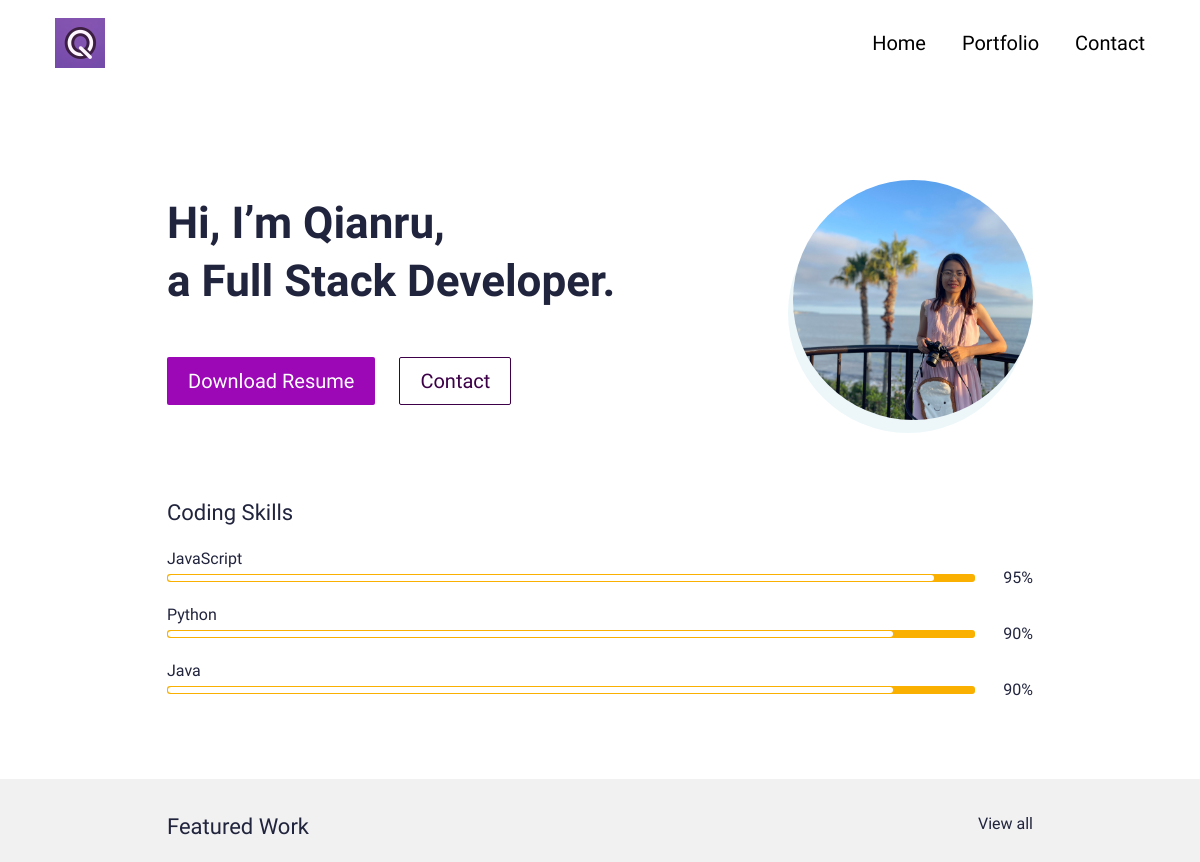
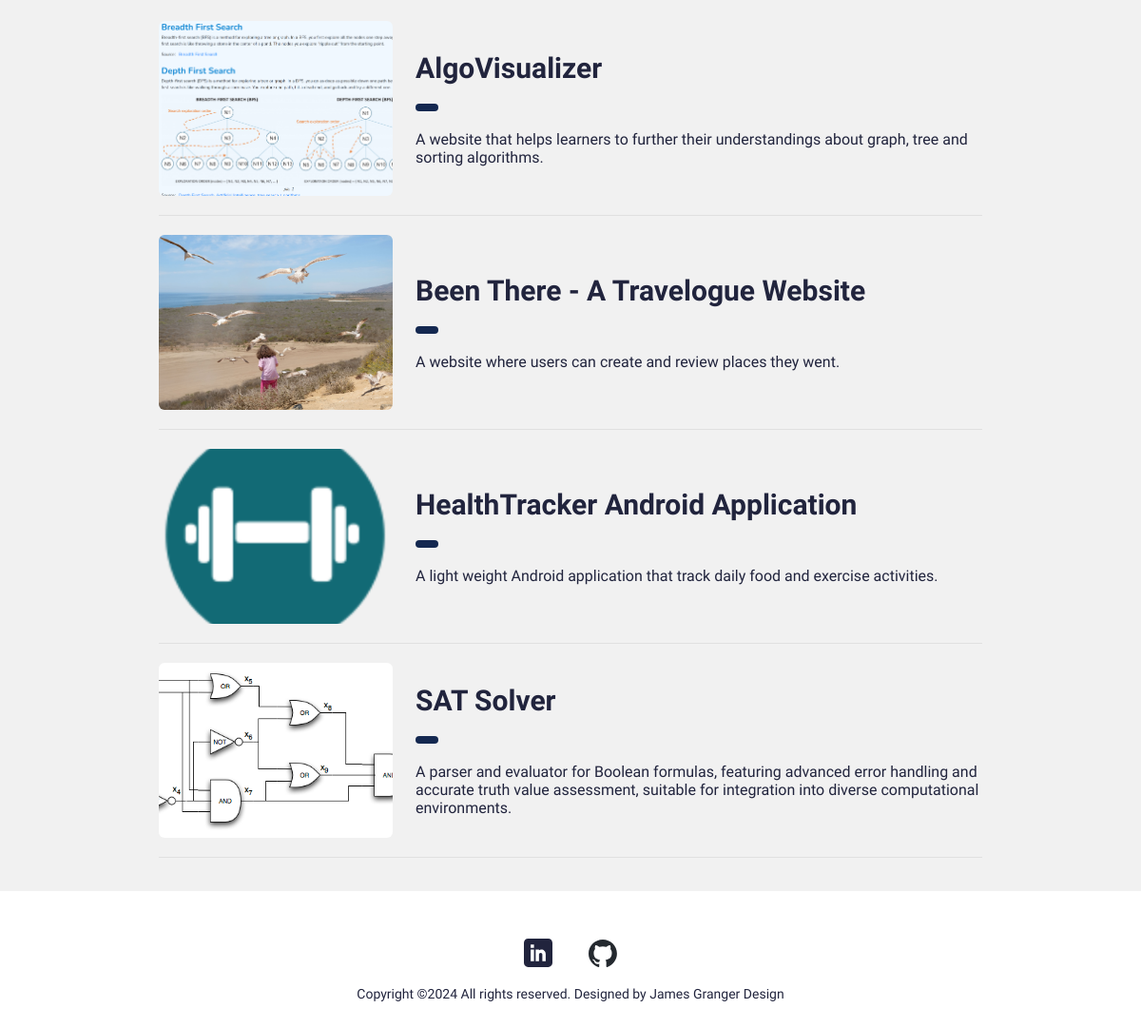
The page / on the database its author committed (2 pictures, top to bottom).
### main/models.py (models this page shows, shortened)
class UserProfile(models.Model):
    class Meta:
        verbose_name_plural = 'User Profiles'
        verbose_name = 'User Profile'
    user = models.OneToOneField(User, on_delete=models.CASCADE)
    avatar = models.ImageField(blank=True, null=True, upload_to="avatar")
    title = models.CharField(max_length=200, blank=True, null=True)
    bio = models.TextField(blank=True, null=True)
    skills = models.ManyToManyField(Skill, blank=True)
    cv = models.FileField(blank=True, null=True, upload_to="cv")

class Skill(models.Model):
    class Meta:
        verbose_name_plural = 'Skills'
        verbose_name = 'Skill'
    name = models.CharField(max_length=20, blank=True, null=True)
    score = models.IntegerField(default=80, blank=True, null=True)
    image = models.FileField(blank=True, null=True, upload_to="skills")
    is_key_skill = models.BooleanField(default=False)

class Portfolio(models.Model):
    class Meta:
        verbose_name_plural = 'Portfolio Profiles'
        verbose_name = 'Portfolio'
        ordering = ["name"]
    date = models.DateTimeField(blank=True, null=True)
    name = models.CharField(max_length=200, blank=True, null=True)
    description = models.CharField(max_length=500, blank=True, null=True)
    body = RichTextField(blank=True, null=True)
    image = models.ImageField(blank=True, null=True, upload_to="portfolio")
    slug = models.SlugField(null=True, blank=True)
    is_active = models.BooleanField(default=True)

### main/views.py (the view)
# urls.py: path('', views.IndexView.as_view(), name="home"),
class IndexView(generic.TemplateView):
	template_name = "main/index.html"
	def get_context_data(self, **kwargs):
		context = super().get_context_data(**kwargs)
		testimonials = Testimonial.objects.filter(is_active=True)
		certificates = Certificate.objects.filter(is_active=True)
		blogs = Blog.objects.filter(is_active=True)
		portfolio = Portfolio.objects.filter(is_active=True)
		context["testimonials"] = testimonials
		context["certificates"] = certificates
		context["blogs"] = blogs
		context["portfolio"] = portfolio
		return context

### portfolio/context_processors.py (called while the page is built)
def project_context(request):
	context = {
		'me': User.objects.first(),
	}
	return context

### main/templates/main/index.html (shortened to what this page needs)
{% extends 'main/base.html' %}
{% load static %}
{% block content %}
<section>
  <div class="bannerSection">
    <div class="container">
      <div class="row g-4 g-md-3  align-items-center">
        <div class="col-md-auto order-md-last">
          <div class="bannerUserImg">
            <img src="{{me.userprofile.avatar.url}}" alt="{{me.first_name|title}} {{me.last_name|title}} avatar">
          </div>
        </div>
        <div class="col-md">
          <div class="bannerContent">
            <h1 class="xlTitle pb-3">Hi, I’m {{me.first_name|title}}, <br> a {{me.userprofile.title}} </br></h1>
            <div class="bannerBtnCol">
              <div class="row">
                <div class="col-auto">
                  <a download href="{{me.userprofile.cv.url}}" class="btn btnPrimary">Download Resume</a>
                </div>
                <div class="col-auto">
                  <a href="{% url 'main:contact' %}" class="btn btnOutline">Contact</a>
                </div>
              </div>
            </div>
          </div>
        </div>
      </div>
    </div>
  </div>
</section>
<section>
  <div class="sectionSpace pt-0">
    <div class="container">
      <div class="row">
        <div class="col-md">
          <h4 class="smTitle pb-3">Coding Skills</h4>
          <div class="progressCol">
            <div class="progressCard">
              {% for sk in me.userprofile.skills.all %}
              {% if sk.is_key_skill %}
              <div class="progressCol">
                <span class="progressLbl">{{sk.name}}</span>
                <div class="row g-2 align-items-center">
                  <div class="col">
                    <div class="progress progressStyle">
                      <div class="progress-bar" role="progressbar" style="width: {{sk.score}}%" aria-valuenow="{{sk.score}}" aria-valuemin="0" aria-valuemax="100"></div>
                    </div>
                  </div>
                  <div class="col-auto">
                    <span class="pLbl">{{sk.score}}%</span>
                  </div>
                </div>
              </div>
              {% endif %}
              {% endfor %}
            </div>
          </div>
        </div>
      </div>
    </div>
  </div>
</section>
<section>
  <div class="sectionSpaceSm lightBg">
    <div class="container">
      <div class="portfolioCol">
        <div class="row pb-3">
          <div class="col">
            <h4 class="smText regular">Featured Work</h4>
          </div>
          <div class="col-auto">
            <a href="{% url 'main:portfolios' %}" class="simpleLink">View all</a>
          </div>
        </div>
        {% for p in portfolio %}
        {% if p.is_active %}
        <div class="portfolioCard">
          <div class="row g-4 align-items-center">
            <div class="col-md-auto">
              <div class="portfolioImgCol">
                <a href="{% url 'main:portfolio' slug=p.slug %}"><img src="{{p.image.url}}" alt="..."></a>
              </div>
            </div>
            <div class="col-md">
              <div class="portfolioContentCol">
                <h4 class="lgTitle"><a href="{% url 'main:portfolio' slug=p.slug %}">{{p.name}}</a></h4>
                <ul class="portfolioOption">
                  <li><span class="dateLbl">{{p.date.year}}</span></li>
                </ul>
                <p>{{p.description}}</p>
              </div>
            </div>
          </div>
        </div>
        {% endif %}
        {% endfor %}
      </div>
        </div>
      </div>
</section>
{% endblock %}

### static/css/style.css (style rules this page uses)
:root { --primaryColor: #9C07B6; --primaryDarkColor: #3D0048; --primaryHoverColor: #900AA8; --secondaryColor: #F9B000; --baseColor: #21243D; --baseFont: 'Heebo', sans-serif; --titleFont: 'Courier Prime', monospace; --regular: 400; --medium: 500; --bold: 700; --black: 900; --lightBg: #F1F1F1; }
html { scroll-behavior: smooth; }
body { font-family: var(--baseFont); color: var(--baseColor); line-height: normal; }
ul { margin: 0; padding: 0; list-style-type: none; }
img { max-width: 100%; }
a { color: inherit; }
a, .btn { -webkit-transition: all 300ms ease-in-out 0s; -o-transition: all 300ms ease-in-out 0s; transition: all 300ms ease-in-out 0s; text-decoration: none; }
.lightBg { background-color: var(--lightBg); }
.btn { font-size: 20px; font-weight: var(--medium); padding: 8px 20px; border-radius: 2px; }
.btnPrimary { background-color: var(--primaryColor); color: var(--bs-white); }
.btnOutline { border: 1px solid var(--primaryDarkColor); color: var(--primaryDarkColor); }
.xlTitle { font-size: 44px; line-height: 1.3; font-weight: var(--bold); font-family: var(--titleFont) }
.lgTitle { font-size: 30px; line-height: normal; font-weight: var(--bold); font-family: var(--titleFont) }
.smTitle { font-size: 22px; line-height: normal; font-weight: var(--regular); font-family: var(--titleFont) }
.smText { font-size: 22px; }
.regular { font-weight: var(--regular); }
.bannerSection { padding: 180px 0 80px; }
.bannerUserImg { margin-left: 30px; width: 240px; height: 240px; border-radius: 50%; position: relative; }
.bannerUserImg img { width: 100%; height: 100%; -o-object-fit: cover; object-fit: cover; border-radius: 50%; position: relative; }
.bannerUserImg::before { content: ""; position: absolute; left: -5px; top: 13px; width: 100%; height: 100%; background-color: #EDF7FA; border-radius: 50%; }
.bannerBtnCol { padding-top: 15px; }
.sectionSpace { padding: 80px 0; }
.sectionSpaceSm { padding: 35px 0; }
.pLbl { display: block; width: 50px; text-align: right; }
.progress.progressStyle { height: 8px; padding: 1px; background-color: var(--secondaryColor); border-radius: 3px; }
.progressStyle .progress-bar { background-color: #fff; border-radius: 3px; }
.progressCol + .progressCol { padding-top: 18px; }
.dateLbl { display: inline-block; padding: 4px 12px; background-color: #142850; border-radius: 20px; color: #fff; font-size: 18px; line-height: 1; font-weight: var(--bold); }
.portfolioOption li { display: inline-block; padding-right: 20px; }
.portfolioOption { padding: 5px 0 16px; }
.portfolioContentCol > p:last-child { margin-bottom: 0; }
.portfolioImgCol img { border-radius: 6px; width: 246px; height: 184px; -o-object-fit: cover; object-fit: cover; }
.portfolioCard { padding: 20px 0; border-bottom: 1px solid #E0E0E0; }
@media (min-width:992px) { .container, .container-lg, .container-md, .container-sm, .container-xl, .container-xxl { max-width: 890px; } }

### rows shown on the page
Skill: name "JavaScript", score "95"
Skill: name "Python", score "90"
Skill: name "Java", score "90"
Portfolio: image (picture), name "AlgoVisualizer", description "A website that helps learners to further their understandings about graph, tree and sorting algorithms."
Portfolio: image (picture), name "Been There - A Travelogue Website", description "A website where users can create and review places they went."
Portfolio: image (picture), name "HealthTracker Android Application", description "A light weight Android application that track daily food and exercise activities."
Portfolio: image (picture), name "SAT Solver", description "A parser and evaluator for Boolean formulas, featuring advanced error handling and accurate truth value assessment, suitable for integration into diverse computational environments."

### other values the page prints
{{ me.first_name|title }} "Qianru"
{{ me.userprofile.title }} "Full Stack Developer."
